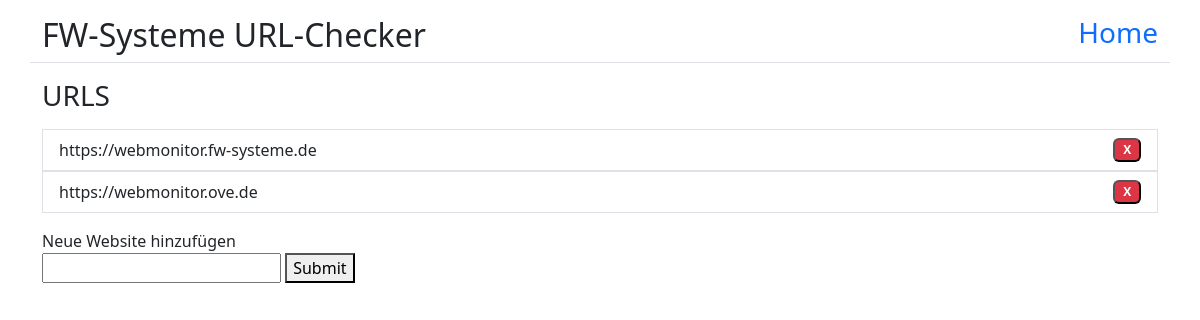
The app's page /urls with its own data.
### tables this page shows
CREATE TABLE urls (
            id INTEGER PRIMARY KEY AUTOINCREMENT,
            url TEXT NOT NULL
        );

### main.py (the view)
@app.route('/urls')
@app.route('/urls/new', methods=['POST'])
@app.route('/urls/delete', methods=['POST'])
def urls_template():
  read_urls()
  if 'delete' in request.path:
    delete_url = request.form.get('url')
    db.delete_url(delete_url)
    url_checker.reset_urls()
    return redirect('/urls')
  if request.method == 'POST':
    new_url = request.form.get('new_url')
    if new_url:
       db.write_url(new_url)
       url_checker.reset_urls()
    return redirect('/urls')
  return render_template('urls.html', urls=urls)

### database.py (called while the page is built)
  def get_db(self):
    if(self.is_flask):
      db = getattr(g, '_database', None)
      if db is None:
        db = g._database = sqlite3.connect(self.database_path)
    else:
      db = sqlite3.connect(self.database_path)
    return db

  def get_urls(self):
    with self.get_db() as db:
      cursor = db.cursor()
      cursor.execute('SELECT url FROM urls')
      urls = [row[0] for row in cursor.fetchall()]
      print(f"Fetched URLS from Database - {urls}")
      return urls

### main.py (called while the page is built)
def read_urls():
  urls.clear()
  for url in db.get_urls():
     urls.append(url)

### templates/urls.html (shortened to what this page needs)
{% extends "base.html" %}
{% block head %}
  {{ super() }}
  <link rel="stylesheet" href="static/urls.css">
{% endblock %}
{% block content %}
  <h3 class="heading">URLS</h3>
  <ul class="mt-3 list-group">
    {% for url in urls %}
    <form method="post" action="/urls/delete">
      <li class="list-group-item">{{url}} <button class="badge bg-danger float-end" type="submit">X</button></li>
    </form>
    {% endfor %}
  </ul>
  <form method="post" action="/urls/new" class="mt-3">
    <label for="new_url">Neue Website hinzufügen</label>
    <br>
    <input type="text" id="new_url" name="new_url" required>
    <button type="submit">Submit</button>
  </form>
{% endblock %}

### records on screen
urls: url "https://webmonitor.fw-systeme.de"
urls: url "https://webmonitor.ove.de"
